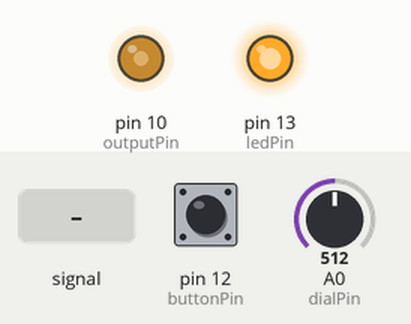
Bench run of a sketch on a simulated Arduino Uno, built with avr-gcc and run on an emulated ATmega328P. Parts: output pins drawn as LEDs (lit = HIGH). The inputs (shaded band) are chosen by the test bench; at power-on: A0 (dialPin) = 512, pin 12 (buttonPin) HIGH. Pins used as bus, display or sensor lines are not drawn.

Above: at 1.2 s.
1.3 s: A0 (dialPin) fed a 200 Hz sine of ±81 counts around its level
Timing chart, 0 to 3.4 s (numbered marks = the images above; inputs shaded):
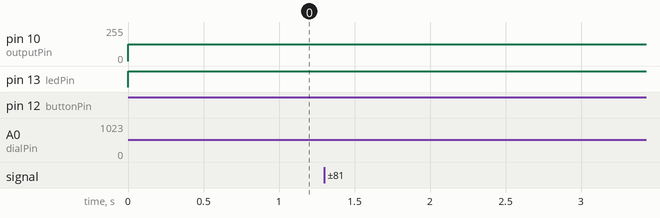

The sketch:

fan-speed-control.ino
```cpp
// (licence header left out)
const int dialPin = A0;     // The middle pin of a potentiometer voltage divider
const int buttonPin = 12;   // Button for turning the fan on and off
const int powerPin = 11;    // For controlling whether the fan gets power.
const int outputPin = 10;   // PWM output, to determine how fast the fan spins.
							// The fan speed wire is pulled up. Pull it down to
							// ground to set the speed to the lowest level. And
							// use PWM (pulling it down to ground) to change the
							// speed. In this circuit, setting the output HIGH
							// means the fan's wire is pulled down to ground by a
							// NPN transistor. An external resistor is not needed.
							// MUST use a transistor, since the pulled-up
							// voltage can be up to 12V.
const int ledPin = 13;      // No need to hook up anything if you're happy to look
							// directly at the light on the board.

void setup() {
  pinMode(dialPin, INPUT);
  pinMode(buttonPin, INPUT_PULLUP);
  pinMode(outputPin, OUTPUT);
  pinMode(powerPin, OUTPUT);
  pinMode(ledPin, OUTPUT);

  Serial.begin(9600);
}

// Treat a momentary button as a toggle, detecting each separate press
// and toggling the state. And ignore noise.
bool getToggleState()
{
  static bool isOn = true;
  static bool wasPressed = false;
  const int arrayLength = 20;
  static bool historyBuffer[arrayLength];
  static unsigned int index = 0;

  bool _buttonPressed = !digitalRead(buttonPin);
  historyBuffer[index = (index + 1) % arrayLength] = _buttonPressed;

  // Only consider the button pressed if it has been down for 90% of the
  // remembered consecutive frames, and only consider it NOT pressed if it's
  // been it's been up for 90% of the remembered consecutive frames. Otherwise,
  // assume the previous value is correct. The strict difference between
  // "pressed" and "not pressed" will reduce flicker.
  int pressedInMemory = 0;
  for (int i=0; i<arrayLength; ++i)
    if (historyBuffer[i])
      ++pressedInMemory;

  bool buttonPressed;

  // NOTE: adjust the 10% and 90% ratios if you have an unreliable button
  if (pressedInMemory / (double)arrayLength >= 0.9)
    buttonPressed = true;
  else if (pressedInMemory / (double)arrayLength <= 0.1)
    buttonPressed = false;
  else
	buttonPressed = wasPressed; // no change

  if (buttonPressed != wasPressed) {
    if (buttonPressed) {
	  // only toggle on press start, not press end
	  // TODO: write isOn to EEPROM so the state doesn't change if power is interrupted.
      isOn = !isOn;
	}

    wasPressed = buttonPressed;
  }

  return isOn;
}

double getChosenSpeed() {
  int _voltage = analogRead(dialPin);
  //double voltage = _voltage / 1023. * 5;
  //Serial.println(voltage);
  double speed = _voltage / 1023.0;
  return speed;
}

void setSpeed(double speed) {
  // output more ON means the transistor will be more on,
  // and that will ground the control and reduce the fan speed.
  int output = 255 * (1-speed);
  analogWrite(outputPin, output);
}

void loop() {
  bool on = getToggleState();
  if (on) {
    digitalWrite(powerPin, HIGH);
    digitalWrite(ledPin, HIGH);
  } else {
    digitalWrite(powerPin, LOW);
    digitalWrite(ledPin, LOW);
    return;
  }

  double speed = getChosenSpeed();
  setSpeed(speed);
}

// vim: sw=2:
```
